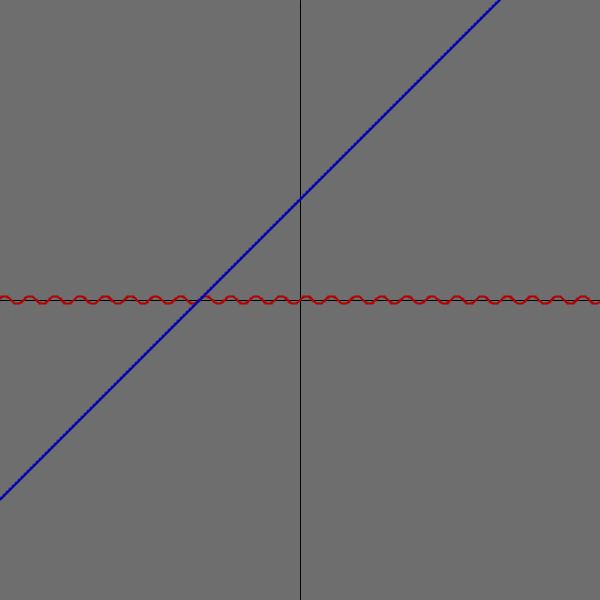
Frame 1 (no input)
Frame 60 (the mouse pressed at the canvas centre just before this capture): identical to frame 1, image omitted
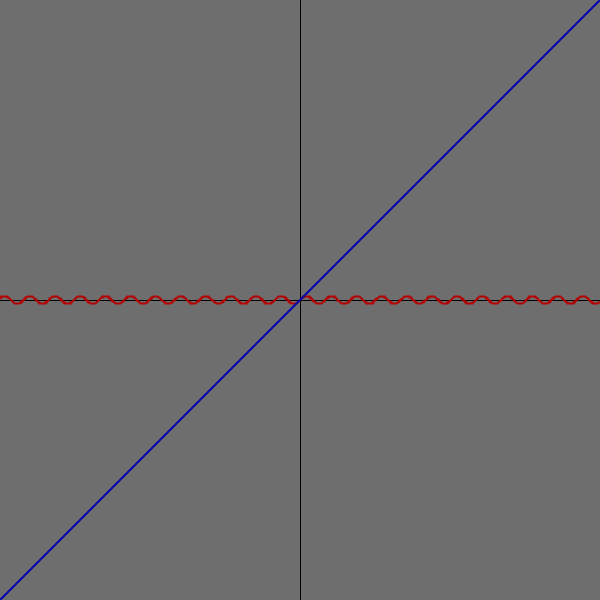
Frame 120 (the mouse held since frame 60 and released just before this capture)

The Processing sketch that drew these frames (run headless with seeded random() and noise(); from frame 60 on, the mouse is pressed at the canvas centre):

// Processing sketch: Main
// ── Main.pde
import java.util.Arrays;

Graph g;
float points = 1000, scl = 8;

ArrayList<Func> f = new ArrayList<Func>(Arrays.asList(
                    (x) -> cos(x)*sin(x), 
                    (x) -> -sin(x)*sin(x) + cos(x)*cos(x)
                ));

interface Func {
  float of(float x);
}

void setup() {
  size(600, 600);
  float start = -width/2, end = width/2;
  g = new Graph(start, end);
}

void draw() {
  background(110);
  g.show();
  float a = map(mouseX, 0, width, -PI*4, PI*4);
  g.drawFunc(f.get(0), color(180, 0, 0));
  g.tanLine(f.get(0), f.get(1), a, color(0, 0, 180));
}

// ── Graph.pde
class Graph {
  float start, end;
  
  Graph(float start, float end) {
    this.start = start;
    this.end = end;
  }
  
  private void drawFunc(Func f, color c) {
    push();
    translate(width/2, height/2);
    
    strokeWeight(2);
    stroke(c);
    noFill();
    beginShape();
    for(float i = start/scl; i < end/scl; i += width/scl/points) {
      vertex(i*scl, -f.of(i)*scl);
    }
    endShape();
    pop();
  }
  
  void tanLine(Func f, Func f_d, float point, color c) {
    this.drawFunc((x) -> f_d.of(point)*(x-point)+f.of(point), c);
  }
  
  void show() {
    push();
    translate(width/2, height/2);
    strokeWeight(1);
    line(start, 0, end, 0);
    line(0, start, 0, end);
    pop();
  }
}
